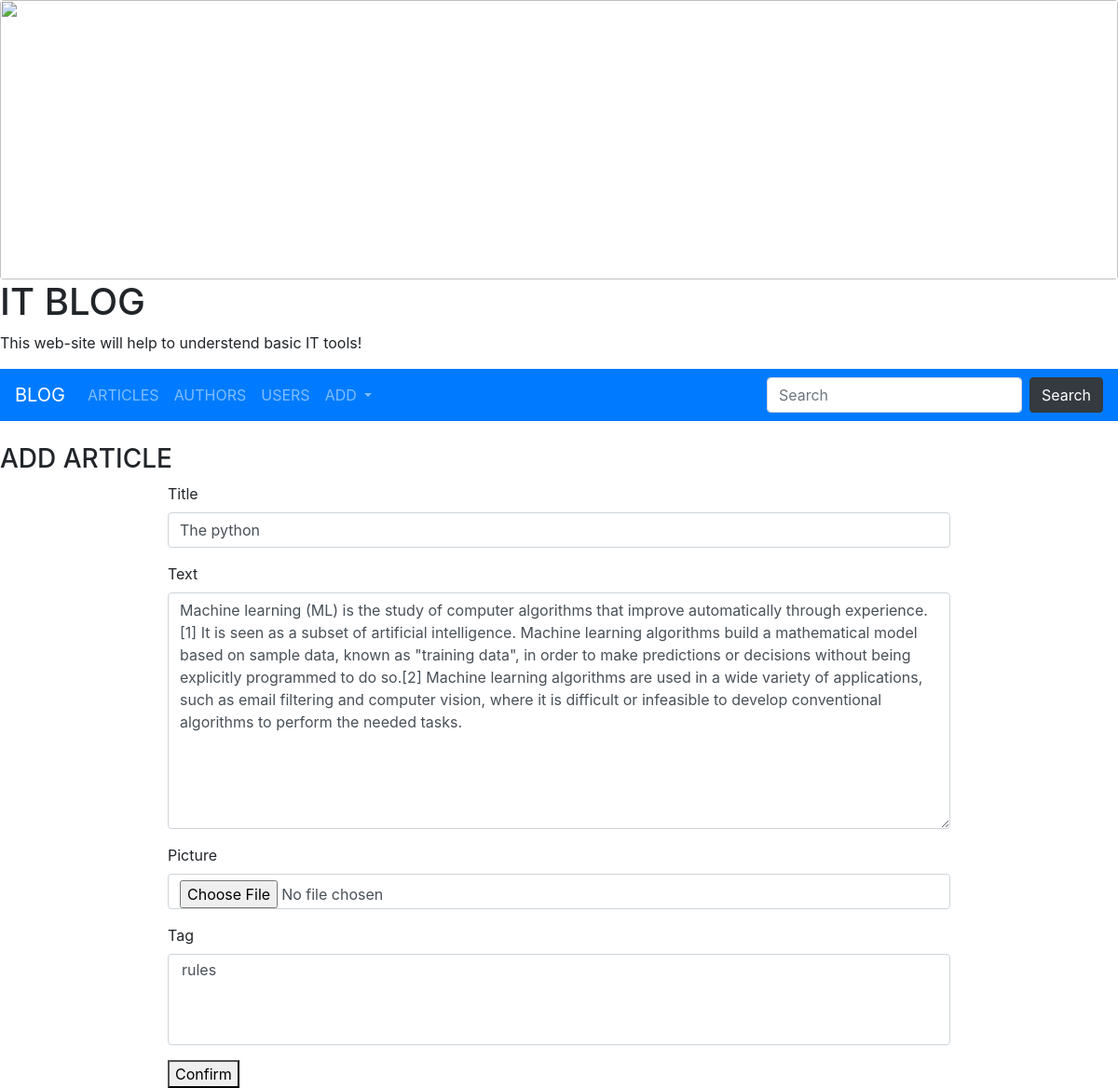
/article/edit/1/, run on the app's committed database.
### article/models.py (models this page shows, shortened)
class Article(models.Model):
    title = models.CharField(max_length=255)
    text = models.TextField()
    likes = models.IntegerField(default=0)
    active = models.BooleanField(default=True)
    author = models.ForeignKey( to='Author',
                                on_delete=models.CASCADE,
                                related_name="articles",
                                null=True,
                                blank=True )
    readers = models.ManyToManyField(   to=User,
                                        related_name="article",
                                        null=True,
                                        blank=True)
    publication_date = models.DateTimeField(auto_now_add=True)
    update_date = models.DateTimeField(auto_now=True)
    picture = models.ImageField(null=True, blank=True, upload_to="articles/" + datetime.today().strftime("%Y%m%d"))
    dislake = models.IntegerField(default=0)
    views = models.IntegerField(default=0)
    reposts = models.IntegerField(default=0)
    tag = models.ManyToManyField("Tag", blank=True, related_name="article")
    class Meta:
        verbose_name = "Статью"
        verbose_name_plural = "Статьи"

### article/views.py (the view)
# urls.py: path("article/edit/<int:id>/", edit_article, name="edit-article"),
def edit_article(request, id):
    article = Article.objects.get(id=id)
    if request.method == "POST":
        form = ArticleForm(request.POST, request.FILES,  instance=article)
        if form.is_valid():
            form.save()
            return render(request,"article/success.html")
    form = ArticleForm(instance=article)
    return render(request, "article/add_article.html", {"form":form})

### article/forms.py
class ArticleForm(forms.ModelForm):
    class Meta:
        model = Article
        fields = ['title', 'text', 'picture', 'tag']

### article/models.py (called while the page is built)
    def __str__(self):
        return self.name

### article/templates/article/add_article.html (shortened to what this page needs)
{% extends 'base.html' %}
{% load bootstrap4 %}
{% block content %}
    <h3>ADD ARTICLE</h3>
    <form method="POST" enctype="multipart/form-data" style="width: 70%; margin: auto;">
        {% bootstrap_form form %}
        <button>Confirm</button>
{% endblock %}

### data on the page
Article: title "The python", text "Machine learning (ML) is the study of computer algorithms that improve automatically through experience.[1] It is seen as a subset of artificial intelligence. Machine learning algorithms build a mathematical model based on sample data, known as \"training data\", in order to make predictions or decisions without being explicitly programmed to do so.[2] Machine learning algorithms are used in a wide variety of applications, such as email filtering and computer vision, where it is difficult or infeasible to develop conventional algorithms to perform the needed tasks."
